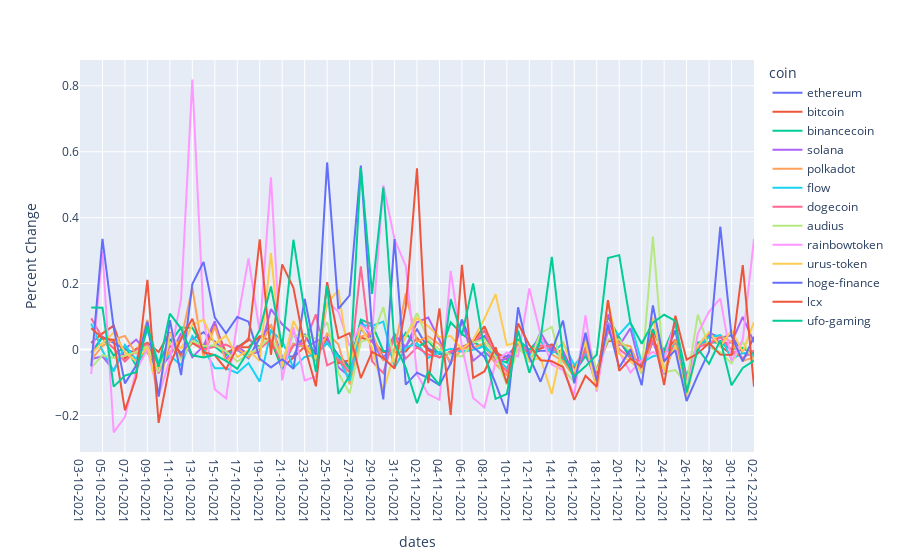

Notebook code cell kept with this figure:
### Code cell
#build price percent Changes Graph
dfPercents = dfPrices
dfPercents = dfPercents.set_index('dates')
dfPercents = dfPercents.pct_change()
display(dfPercents.head(5))
#the default y axis label was value so thats why it is being changed below
fig = px.line(dfPercents, labels = {'value': 'Percent Change', 'variable': 'coin'})
py.offline.plot(fig, filename='pricePercentChangesLines.html')

fig.show()
